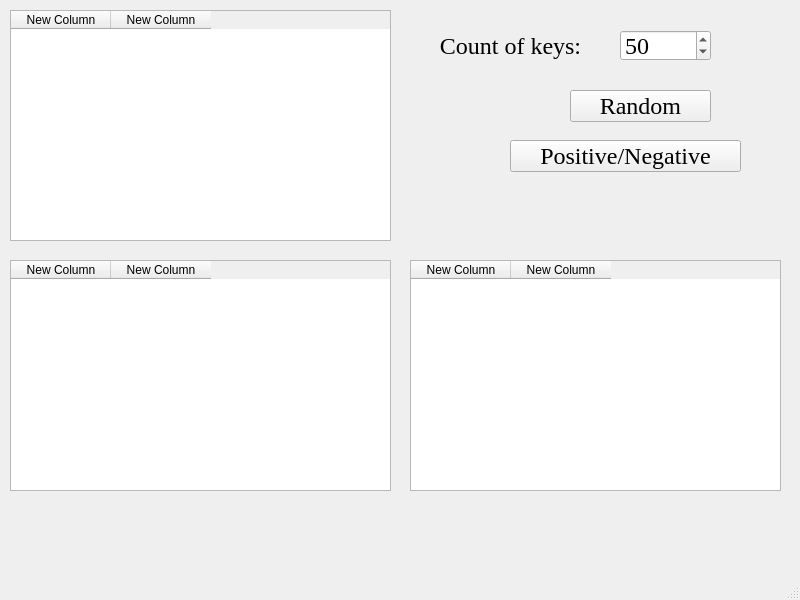
<?xml version="1.0" encoding="UTF-8"?>
<ui version="4.0">
 <class>MainWindow</class>
 <widget class="QMainWindow" name="MainWindow">
  <property name="geometry">
   <rect>
    <x>0</x>
    <y>0</y>
    <width>800</width>
    <height>600</height>
   </rect>
  </property>
  <property name="windowTitle">
   <string>MainWindow</string>
  </property>
  <widget class="QWidget" name="centralwidget">
   <widget class="QTableWidget" name="tableWidget">
    <property name="geometry">
     <rect>
      <x>10</x>
      <y>10</y>
      <width>381</width>
      <height>231</height>
     </rect>
    </property>
    <column>
     <property name="text">
      <string>New Column</string>
     </property>
    </column>
    <column>
     <property name="text">
      <string>New Column</string>
     </property>
    </column>
   </widget>
   <widget class="QTableWidget" name="tableWidget_2">
    <property name="geometry">
     <rect>
      <x>10</x>
      <y>260</y>
      <width>381</width>
      <height>231</height>
     </rect>
    </property>
    <column>
     <property name="text">
      <string>New Column</string>
     </property>
    </column>
    <column>
     <property name="text">
      <string>New Column</string>
     </property>
    </column>
   </widget>
   <widget class="QTableWidget" name="tableWidget_3">
    <property name="geometry">
     <rect>
      <x>410</x>
      <y>260</y>
      <width>371</width>
      <height>231</height>
     </rect>
    </property>
    <column>
     <property name="text">
      <string>New Column</string>
     </property>
    </column>
    <column>
     <property name="text">
      <string>New Column</string>
     </property>
    </column>
   </widget>
   <widget class="QLabel" name="label">
    <property name="geometry">
     <rect>
      <x>410</x>
      <y>20</y>
      <width>201</width>
      <height>51</height>
     </rect>
    </property>
    <property name="font">
     <font>
      <family>Times New Roman</family>
      <pointsize>18</pointsize>
     </font>
    </property>
    <property name="text">
     <string>Count of keys:</string>
    </property>
    <property name="alignment">
     <set>Qt::AlignCenter</set>
    </property>
   </widget>
   <widget class="QSpinBox" name="spinBox_size">
    <property name="geometry">
     <rect>
      <x>620</x>
      <y>30</y>
      <width>91</width>
      <height>31</height>
     </rect>
    </property>
    <property name="font">
     <font>
      <family>Times New Roman</family>
      <pointsize>18</pointsize>
     </font>
    </property>
    <property name="minimum">
     <number>1</number>
    </property>
    <property name="value">
     <number>50</number>
    </property>
   </widget>
   <widget class="QPushButton" name="pushButton1">
    <property name="geometry">
     <rect>
      <x>570</x>
      <y>90</y>
      <width>141</width>
      <height>32</height>
     </rect>
    </property>
    <property name="font">
     <font>
      <family>Times New Roman</family>
      <pointsize>18</pointsize>
     </font>
    </property>
    <property name="text">
     <string>Random</string>
    </property>
   </widget>
   <widget class="QPushButton" name="pushButton_p_and_n">
    <property name="geometry">
     <rect>
      <x>510</x>
      <y>140</y>
      <width>231</width>
      <height>32</height>
     </rect>
    </property>
    <property name="font">
     <font>
      <family>Times New Roman</family>
      <pointsize>18</pointsize>
     </font>
    </property>
    <property name="text">
     <string>Positive/Negative</string>
    </property>
   </widget>
  </widget>
  <widget class="QMenuBar" name="menubar">
   <property name="geometry">
    <rect>
     <x>0</x>
     <y>0</y>
     <width>800</width>
     <height>27</height>
    </rect>
   </property>
  </widget>
  <widget class="QStatusBar" name="statusbar"/>
 </widget>
 <resources/>
 <connections/>
</ui>
